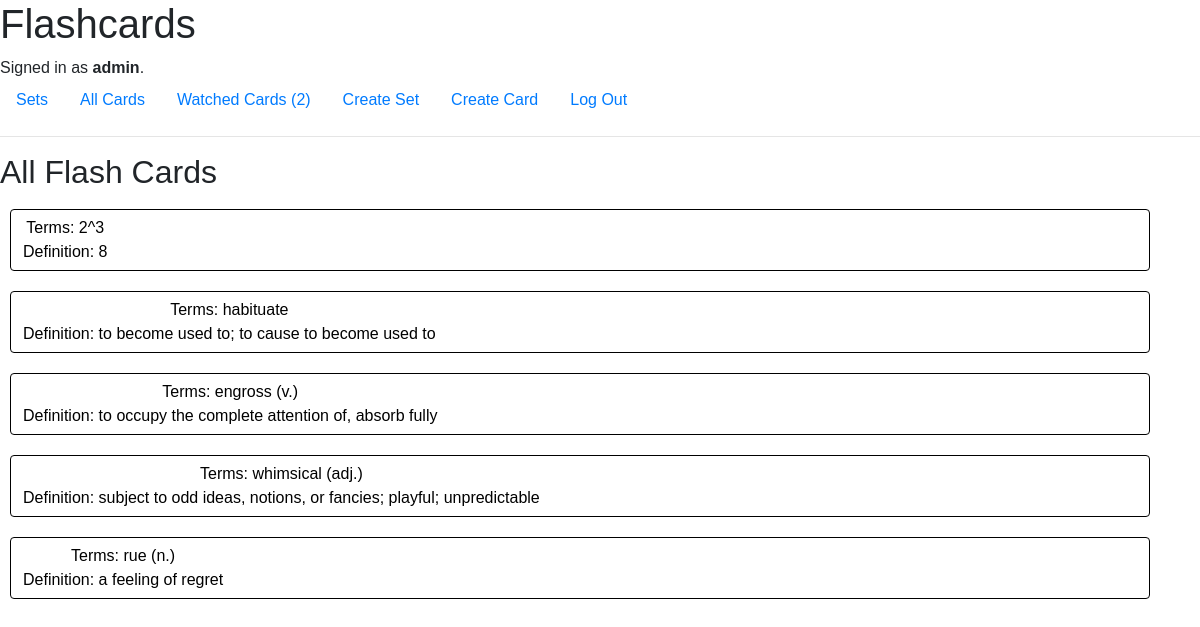
Page / (signed in) on the committed database.
### flashcards/models.py (models this page shows)
class User(AbstractUser):
    pass

class Card(models.Model):
    category = models.CharField(max_length=128)
    title = models.CharField(max_length=128)
    meaning = models.TextField(default="")
    createdate = models.DateTimeField(auto_now_add=True)

### flashcards/views.py (the view)
# urls.py: path("", views.index, name="index"),
def index(request):
    print("####################################")
    print ("         request index ")
    print("####################################")
    is_maker= 'Maker' in request.user.groups.values_list('name', flat=True)
    cards = Card.objects.all()
    watched = 0
    watchcardids = Watchcard.objects.filter(user=request.user.username).order_by("-createdate").values_list('cardid',flat=True)
    if watchcardids:
        watched = len(watchcardids)
    return render(request, "flashcards/index.html", {"cards": cards, "is_maker": is_maker, "watched":watched})

### flashcards/templates/flashcards/index.html (shortened to what this page needs)
{% extends "flashcards/layout.html" %}
{% block body %}
    <h2>All Flash Cards</h2>
    {% if cards %}
    	<div class="">
    		{% for card in cards%}
    		<a href="{% url 'viewcard' card.id %}" class="btn" style="max-height:200px; width:95%; border-color: black; margin: 10px; color: black; " >
    		<div class="float-left">
    			<div>Terms: {{card.title}}</div>
    			<div>Definition: {{card.meaning}}</div>
    		</div>
    		</a>
    		{% endfor %}
    	</div>
    {% endif %}
{% endblock %}

### flashcards/templates/flashcards/layout.html (shortened to what this page needs)
{% load static %}
<!DOCTYPE html>
<html lang="en">
    <head>
        <link rel="stylesheet" href="https://stackpath.bootstrapcdn.com/bootstrap/4.4.1/css/bootstrap.min.css">
        <link href="{% static 'flashcards/styles.css' %}" rel="stylesheet">
    </head>
    <body>
        <h1>Flashcards</h1>
        <div>
            {% if user.is_authenticated %}
                Signed in as <strong>{{ user.username }}</strong>.
            {% else %}
            	<div class="alert alert-danger" role="alert">Not signed in.</div>
            {% endif %}
        </div>
        <ul class="nav">
			<li class="nav-item">
                <a class="nav-link" href="{% url 'category' '0' %}">Sets</a>
            </li>
            <li class="nav-item">
                <a class="nav-link" href="{% url 'index' %}">All Cards</a>
            </li>
            {% if user.is_authenticated %}
            	<li class="nav-item">
                    <a class="nav-link" href="{% url 'watchcard' %}">Watched Cards
                    {% if watched%}
                    ({{watched}})
                    {% endif%}
                    </a>
                </li>
                {% if is_maker %}
                <li class="nav-item">
                    <a class="nav-link" href="{% url 'newcategory' %}">Create Set</a>
                </li>
                <li class="nav-item">
                    <a class="nav-link" href="{% url 'newcard' %}">Create Card</a>
                </li>
                {% endif %}
                <li class="nav-item">
                    <a class="nav-link" href="{% url 'logout' %}">Log Out</a>
                </li>
            {% endif %}
        </ul>
        <hr>
        {% block body %}
        {% endblock %}
    </body>
</html>

### flashcards/static/flashcards/styles.css (style rules this page uses)
body { font-family: Arial, Helvetica, sans-serif; }

### rows in the picture
User: username "admin"
Card: title "2^3", meaning "8"
Card: title "habituate", meaning "to become used to; to cause to become used to"
Card: title "engross (v.)", meaning "to occupy the complete attention of, absorb fully"
Card: title "whimsical (adj.)", meaning "subject to odd ideas, notions, or fancies; playful; unpredictable"
Card: title "rue (n.)", meaning "a feeling of regret"

### other values in the picture
{{ watched }} "2"
